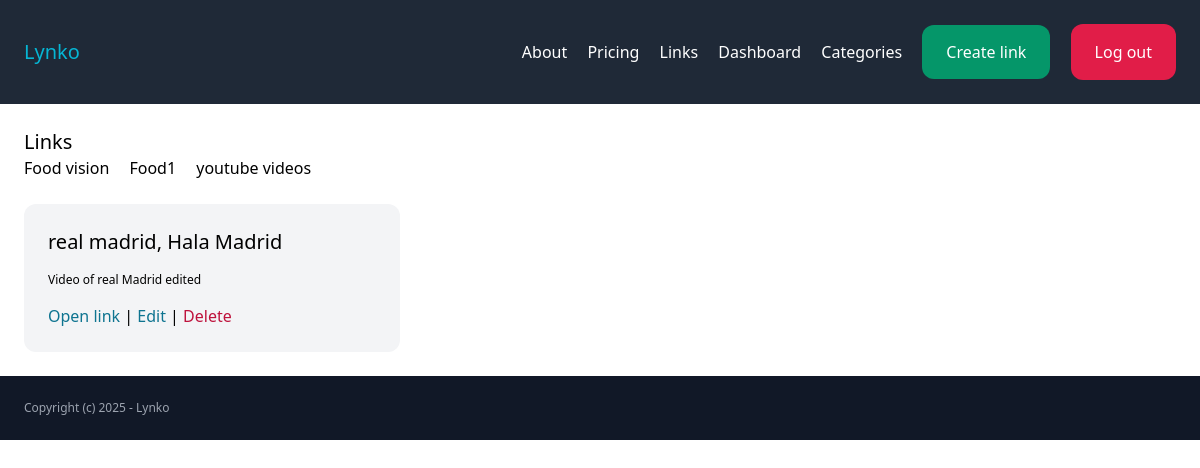
/links/?category=2 (signed in), run on the app's committed database.
### link/models.py (models this page shows, shortened)
class Category(models.Model):
    name = models.CharField(max_length=255)
    created_by = models.ForeignKey(User, related_name='categories', on_delete=models.CASCADE)
    created_at = models.DateTimeField(auto_now_add=True)
    class Meta:
        ordering =('name',)

class Link(models.Model):
    category = models.ForeignKey(Category, related_name='links', on_delete=models.CASCADE)
    name = models.CharField(max_length=255)
    description = models.TextField(blank=True, null=True)
    url = models.CharField(max_length=255)
    created_by = models.ForeignKey(User, related_name='links', on_delete=models.CASCADE)
    created_at = models.DateTimeField(auto_now_add=True)
    class Meta:
        ordering = ('-created_at',)

### link/views.py (the view)
# urls.py: path('', views.links, name='links'),
@login_required
def links(request):
    category = request.GET.get('category', '')
    links = Link.objects.filter(created_by = request.user)
    if category:
        links = links.filter(category_id=category)
    return render(request, 'link/links.html',{
        'links': links,
        'category': category,
    })

### link/templates/link/links.html (shortened to what this page needs)
{% extends 'core/base.html' %}
{% block content %}
    <h1 class="mb6 text-xl">Links</h1>
    <div class="mb-6 space-x-4 space-x-4" >
        {% for category in request.user.categories.all %}
            <a href="{% url 'link:links' %}?category={{ category.id }}">{{ category.name }}</a>
        {% endfor %}
    </div>
    <div class="grid grid-cols-3 gap-3">
        {% for link in links %}
            <div class="bg-gray-100 p-6 rounded-xl">
                <h2 class="mb-4 text-xl">{{ link.name }}</h2>
                {% if link.description %}
                    <p class="mb-4 text-xs">{{ link.description}}</p>
                {% endif%}
                <a href="{{ link.url }}" class="text-cyan-700" target="_blank">Open link</a>
                |
                <a href="{% url 'link:edit_link' link.id %}" class="text-cyan-700">Edit</a>
                |
                <a href="{% url 'link:delete_link' link.id %}" class="text-rose-700">Delete</a>
            </div>
        {% empty %}
            <div class="bg-rose-200 p-6 rounded-xl">
                You don't have any links for this filter..... please add some links first
            </div>
        {% endfor %}
    </div>
{% endblock %}

### data on the page
Category: name "Food vision"
Category: name "Food1"
Category: name "youtube videos"
Link: name "real madrid, Hala Madrid", description "Video of real Madrid edited"
